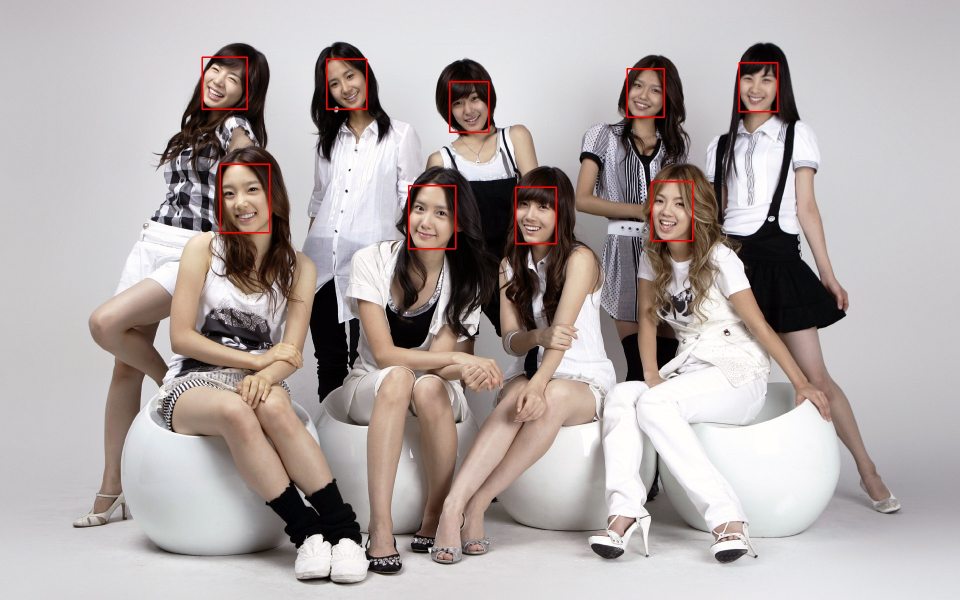
#> input picture tmp/test.jpg, 1920 x 1200 px (shown at 1/2 size)
$ python -i augmentations.py   (imports and definitions only)
#> lines starting #> are read from the running program, lines starting #| are printed output that depends on the picture
# -*- coding:utf-8 -*-

from __future__ import absolute_import
from __future__ import division
from __future__ import print_function

import math
import random

import cv2
import numpy as np
import six
from PIL import Image, ImageEnhance

from data.config import cfg


class sampler():

    # [50 lines left out: functions __init__, intersect, jaccard_numpy, not called in this run]


class bbox():

    # [5 lines left out: function __init__, not called in this run]


def random_brightness(img):
    prob = np.random.uniform(0, 1)
    if prob < cfg.brightness_prob:
        delta = np.random.uniform(-cfg.brightness_delta,
                                  cfg.brightness_delta) + 1
        img = ImageEnhance.Brightness(img).enhance(delta)
    return img


def random_contrast(img):
    prob = np.random.uniform(0, 1)
    if prob < cfg.contrast_prob:
        delta = np.random.uniform(-cfg.contrast_delta,
                                  cfg.contrast_delta) + 1
        img = ImageEnhance.Contrast(img).enhance(delta)
    return img


def random_saturation(img):
    prob = np.random.uniform(0, 1)
    if prob < cfg.saturation_prob:
        delta = np.random.uniform(-cfg.saturation_delta,
                                  cfg.saturation_delta) + 1
        img = ImageEnhance.Color(img).enhance(delta)
    return img


def random_hue(img):
    prob = np.random.uniform(0, 1)
    if prob < cfg.hue_prob:
        delta = np.random.uniform(-cfg.hue_delta, cfg.hue_delta)
        img_hsv = np.array(img.convert('HSV'))
        img_hsv[:, :, 0] = img_hsv[:, :, 0] + delta
        img = Image.fromarray(img_hsv, mode='HSV').convert('RGB')
    return img


def distort_image(img):
    prob = np.random.uniform(0, 1)
    # Apply different distort order
    if prob > 0.5:
        img = random_brightness(img)
        img = random_contrast(img)
        img = random_saturation(img)
        img = random_hue(img)
    else:
        img = random_brightness(img)
        img = random_saturation(img)
        img = random_hue(img)
        img = random_contrast(img)
    return img


# [725 lines left out: functions meet_emit_constraint, project_bbox, transform_labels, expand_image, clip_bbox, bbox_area and 14 more, not called in this run]

>>> from PIL import Image
>>> picture = Image.open('../tmp/test.jpg')
#> picture is the input picture: PIL image 1920x1200 RGB; mean R, G, B 176.8, 168.4, 166.9
>>> result = distort_image(picture)
#> in random_hue, `img_hsv = np.array(img.convert('HSV'))`:
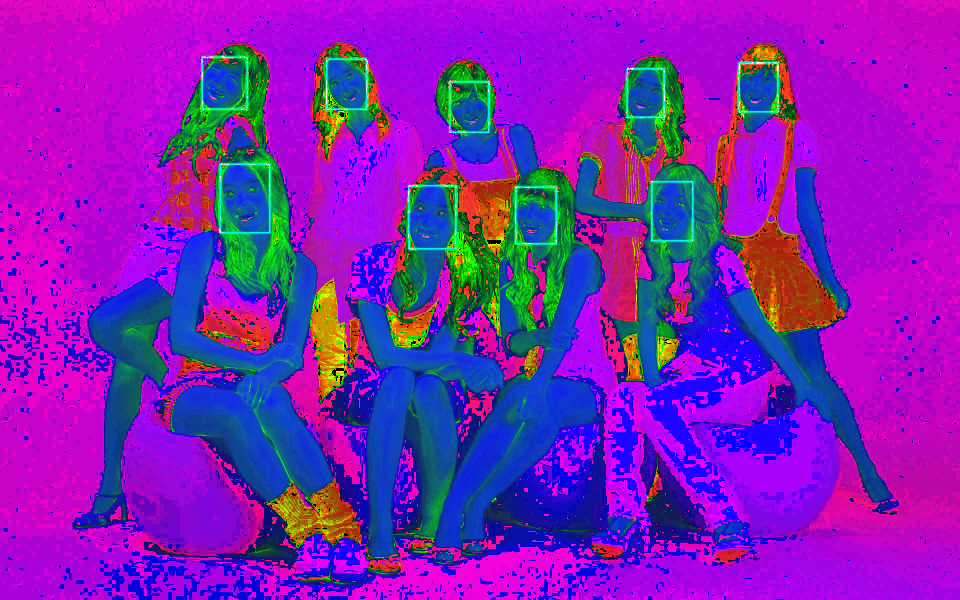
#> img_hsv: shape (1200, 1920, 3) (shown at 1/2 size); mean R, G, B 126.9, 31.4, 178.2
